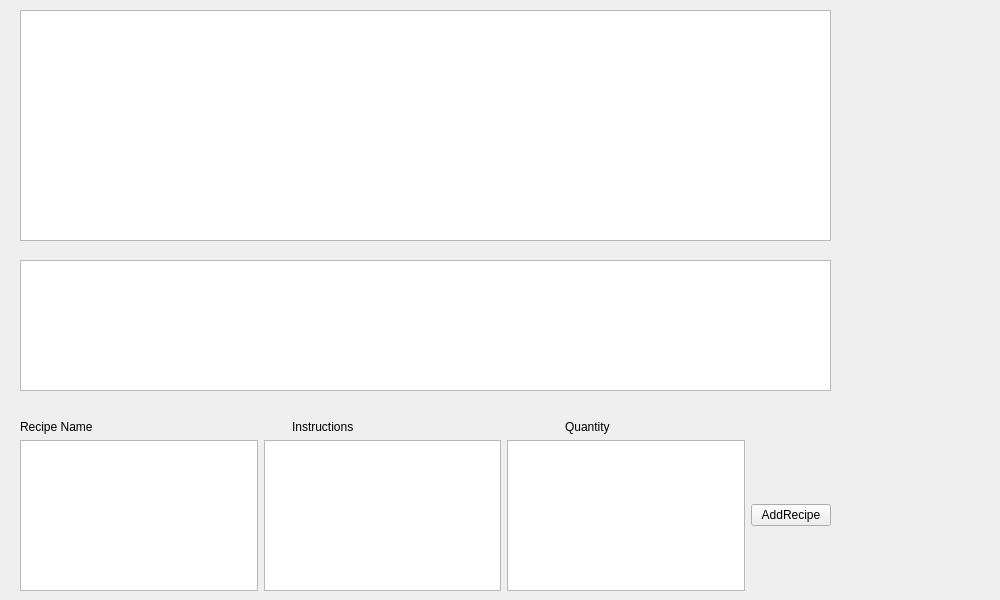
<?xml version="1.0" encoding="UTF-8"?>
<ui version="4.0">
 <class>manageRecipe</class>
 <widget class="QWidget" name="manageRecipe">
  <property name="windowModality">
   <enum>Qt::WindowModal</enum>
  </property>
  <property name="geometry">
   <rect>
    <x>0</x>
    <y>0</y>
    <width>1000</width>
    <height>600</height>
   </rect>
  </property>
  <property name="windowTitle">
   <string>Manage Recipe</string>
  </property>
  <widget class="QTableWidget" name="RecipeListWidget">
   <property name="geometry">
    <rect>
     <x>20</x>
     <y>10</y>
     <width>811</width>
     <height>231</height>
    </rect>
   </property>
  </widget>
  <widget class="QWidget" name="verticalLayoutWidget">
   <property name="geometry">
    <rect>
     <x>20</x>
     <y>420</y>
     <width>811</width>
     <height>171</height>
    </rect>
   </property>
   <layout class="QVBoxLayout" name="verticalLayout">
    <item>
     <layout class="QHBoxLayout" name="horizontalLayout">
      <item>
       <widget class="QLabel" name="RecipeName">
        <property name="text">
         <string>Recipe Name</string>
        </property>
       </widget>
      </item>
      <item>
       <widget class="QLabel" name="Instructions">
        <property name="text">
         <string>Instructions</string>
        </property>
       </widget>
      </item>
      <item>
       <widget class="QLabel" name="label_2">
        <property name="text">
         <string>Quantity</string>
        </property>
       </widget>
      </item>
     </layout>
    </item>
    <item>
     <layout class="QHBoxLayout" name="horizontalLayout_2">
      <item>
       <widget class="QTextEdit" name="recipeName"/>
      </item>
      <item>
       <widget class="QTextEdit" name="instructions"/>
      </item>
      <item>
       <widget class="QTextEdit" name="quantity"/>
      </item>
      <item>
       <widget class="QPushButton" name="addRecipe">
        <property name="text">
         <string>AddRecipe</string>
        </property>
       </widget>
      </item>
     </layout>
    </item>
   </layout>
  </widget>
  <widget class="QWidget" name="verticalLayoutWidget_2">
   <property name="geometry">
    <rect>
     <x>20</x>
     <y>260</y>
     <width>811</width>
     <height>131</height>
    </rect>
   </property>
   <layout class="QVBoxLayout" name="verticalLayout_2">
    <item>
     <widget class="QTableWidget" name="groceryListWidget"/>
    </item>
   </layout>
  </widget>
 </widget>
 <resources/>
 <connections/>
</ui>
